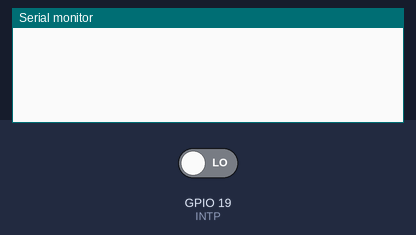
A sketch run on a simulated ESP32. Parts: the last lines printed to the serial monitor. Inputs (shaded band) come from the test bench; at power-on: GPIO 19 (INTP) LOW.

Above: at 1.2 s.
1.3 s: GPIO 19 (INTP) driven HIGH
At 2.8 s:
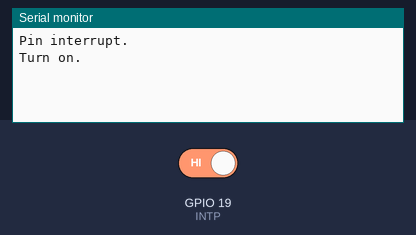
At 5.1 s:
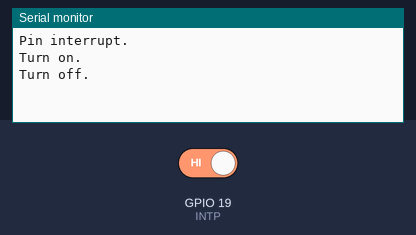

The sketch:

Interrupt_ESP32.ino
```cpp
// This Project is for ESP-32

#include <esp32-hal-timer.h>
#define INTP 19


volatile bool displayState = false;

hw_timer_t * timer = NULL;
portMUX_TYPE timerMux = portMUX_INITIALIZER_UNLOCKED;

void IRAM_ATTR onTimer() {
  portENTER_CRITICAL_ISR(&timerMux);
  turnOff();
  portEXIT_CRITICAL_ISR(&timerMux);

}

void setup() {
  Serial.begin(115200);
  // put your setup code here, to run once:
  pinMode(INTP, INPUT); // Use pull up to signal pin interrupt.
  attachInterrupt(digitalPinToInterrupt(INTP), turnOn, CHANGE);
}

void loop() {
  // put your main code here, to run repeatedly:

}

void startTimer() {
  timer = timerBegin(0, 80, true);
  timerAttachInterrupt(timer, &onTimer, true);
  timerAlarmWrite(timer, 3000000, true);
  timerAlarmEnable(timer);
}

void stopTimer() {
  timerEnd(timer);
}

void turnOn() {
  Serial.println("Pin interrupt.");
  if (displayState) { return; }
  Serial.println("Turn on.");
  displayState = true;
  startTimer();
}

void turnOff() {
  Serial.println("Turn off.");
  displayState = false;
  stopTimer();
}
```

Measured:
- after the input at 1.3 s, the serial monitor: prints a new line at once (image 1)
